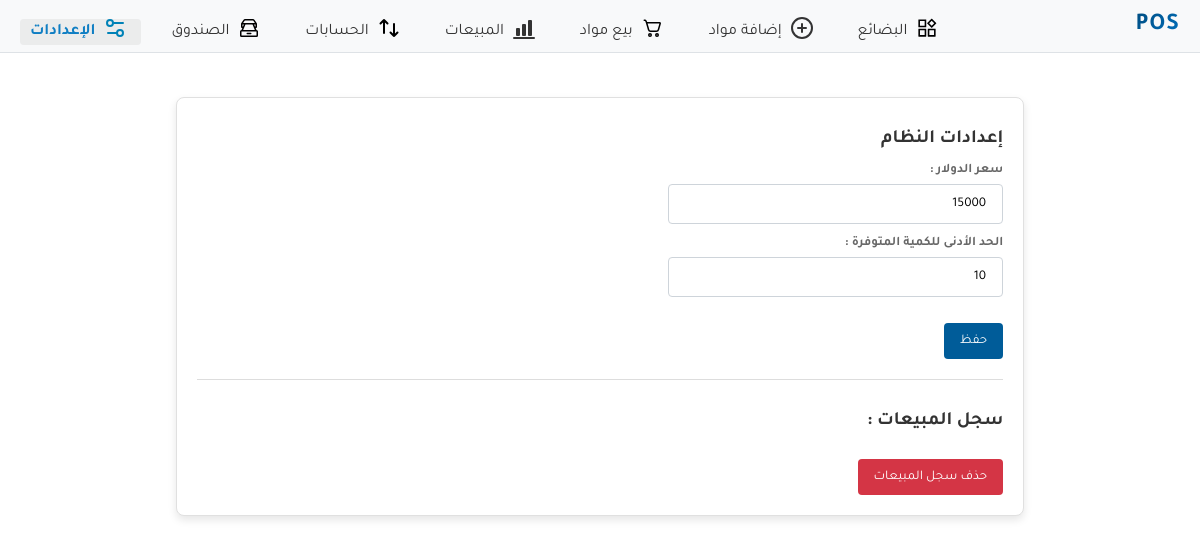
The app's page /settings, older data.
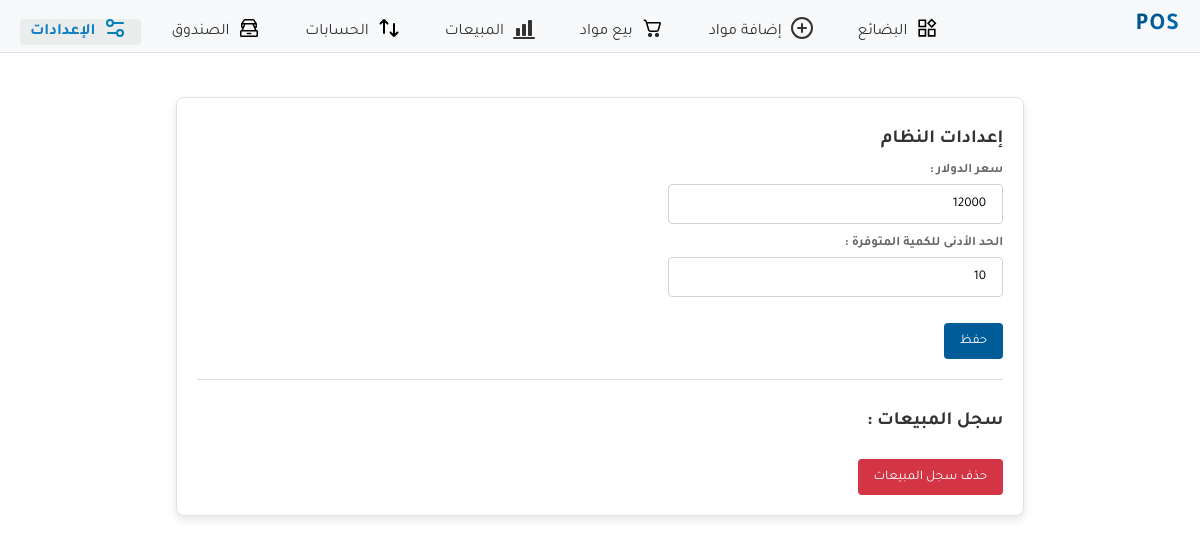
The same page, newer data.
### store/models.py (models this page shows, shortened)
class Settings(models.Model):
    key = models.CharField(max_length=50, unique=True)
    value = models.DecimalField(max_digits=15, decimal_places=2)
    class Meta:
        verbose_name = "Setting"
        verbose_name_plural = "Settings"

### store/views.py (the view, shortened to what this page needs)
# urls.py: path('settings', views.settings_view, name='settings'),
def settings_view(request):
    settings = Settings.objects.all()
    labels = {
        'dollar_rate': 'سعر الدولار :',
        'minimum': 'الحد الأدنى للكمية المتوفرة :',
    }
    settings_with_labels = [
        {
            'key': setting.key,
            'value': setting.value,
            'label': labels.get(setting.key, setting.key)  # Default to the key if no label is found
        }
        for setting in settings
    ]
    return render(request, 'store/settings.html', {
        'settings': settings_with_labels,
    })

### store/templates/store/settings.html (shortened to what this page needs)
{% extends 'base.html' %}
{% load static %}
{% block content %}
<div class="card">
<form method="POST">
    <h3 style="padding-top:10px;padding-bottom:10px;">إعدادات النظام </h3>
    {% for setting in settings %}
        <div>
            <label class="form-label" for="{{ setting.key }}">
                {{ setting.label }}
            </label>
            <br>
            <input type="number" step="1" name="{{ setting.key }}" value="{{ setting.value|floatformat:0 }}">
        </div>
    {% endfor %}
    <button type="submit" class="btn blue">حفظ</button>
</form>
<hr style="border: 0; height: 1px; background: #ddd; margin: 20px 0;">
<h3 style="padding-top:10px;padding-bottom:10px;">سجل المبيعات : </h3>
    <button type='button' class='btn red' id="delete-btn">حذف سجل المبيعات</button>
</div>
{% endblock %}

Row changes from the older to the newer data that the page shows:
changed Settings (number 1 of 2 on the later page): dollar_rate "15000" → "12000"
